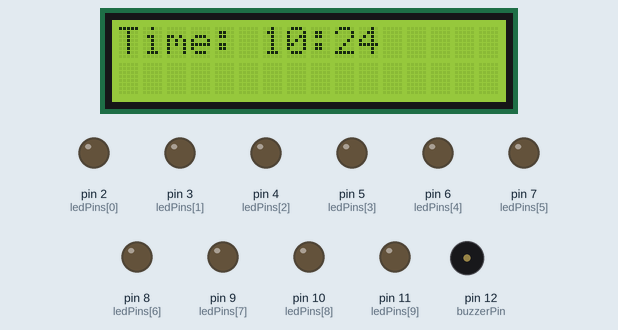
Recording of a sketch running on a simulated Arduino Uno, built with avr-gcc and run on an emulated ATmega328P. On the bench: 16×2 character LCD, output pins drawn as LEDs (lit = HIGH), buzzer (waves = sounding, pin HIGH). The local clock reads 2024-03-15 10:24:30 at power-on unless the sketch sets it.

Above: at 0.1 s.
At 30.5 s:
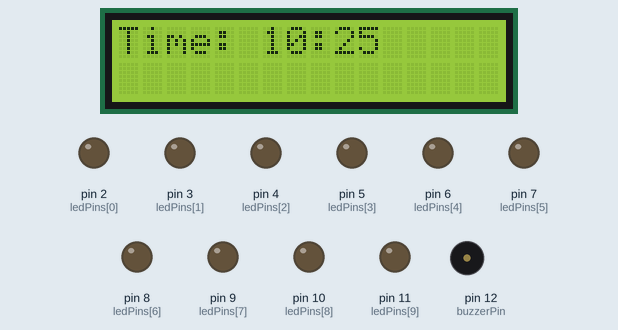
At 90.3 s:
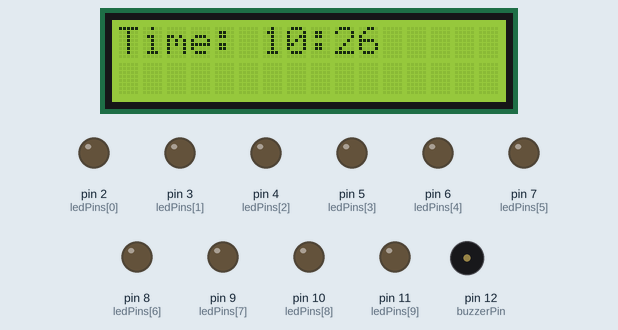

The sketch:

automatic_medicine_reminder.ino
```cpp
#include <Wire.h>
#include "RTClib.h"
#include <LiquidCrystal_I2C.h>

RTC_DS3231 rtc;
LiquidCrystal_I2C lcd(0x27, 16, 2);

// Define 10 LED pins for 10 compartments
const int ledPins[10] = {2, 3, 4, 5, 6, 7, 8, 9, 10, 11};
const int buzzerPin = 12;

struct MedicineSchedule {
  int compartment;           // LED index
  String medicineName;       // Name for LCD
  int hour;                  // Time (24h)
  int minute;
  bool alarmTriggered;
};

// 10 medicine schedules (add/edit times & names)
MedicineSchedule schedules[10] = {
  {0, "Med A", 9, 0, false},
  {1, "Med B", 10, 0, false},
  {2, "Med C", 11, 0, false},
  {3, "Med D", 12, 0, false},
  {4, "Med E", 13, 0, false},
  {5, "Med F", 14, 0, false},
  {6, "Med G", 15, 0, false},
  {7, "Med H", 16, 0, false},
  {8, "Med I", 17, 0, false},
  {9, "Med J", 18, 0, false}
};

void setup() {
  Wire.begin();
  rtc.begin();
  lcd.init();
  lcd.backlight();

  for (int i = 0; i < 10; i++) {
    pinMode(ledPins[i], OUTPUT);
    digitalWrite(ledPins[i], LOW);
  }

  pinMode(buzzerPin, OUTPUT);
  digitalWrite(buzzerPin, LOW);
}

void loop() {
  DateTime now = rtc.now();

  lcd.setCursor(0, 0);
  lcd.print("Time: ");
  if (now.hour() < 10) lcd.print("0");
  lcd.print(now.hour());
  lcd.print(":");
  if (now.minute() < 10) lcd.print("0");
  lcd.print(now.minute());

  for (int i = 0; i < 10; i++) {
    if (now.hour() == schedules[i].hour && now.minute() == schedules[i].minute) {
      if (!schedules[i].alarmTriggered) {
        digitalWrite(ledPins[schedules[i].compartment], HIGH);
        digitalWrite(buzzerPin, HIGH);
        delay(1000);
        digitalWrite(buzzerPin, LOW);

        lcd.setCursor(0, 1);
        lcd.print("Take: ");
        lcd.print(schedules[i].medicineName);
        schedules[i].alarmTriggered = true;
      }
    } else {
      digitalWrite(ledPins[i], LOW);
      if (now.minute() != schedules[i].minute) {
        schedules[i].alarmTriggered = false;
      }
    }
  }

  delay(1000);
}
```

Measured:
- what the display in image 1 shows lasts 59.7 s, from 30.5 s to 90.2 s
